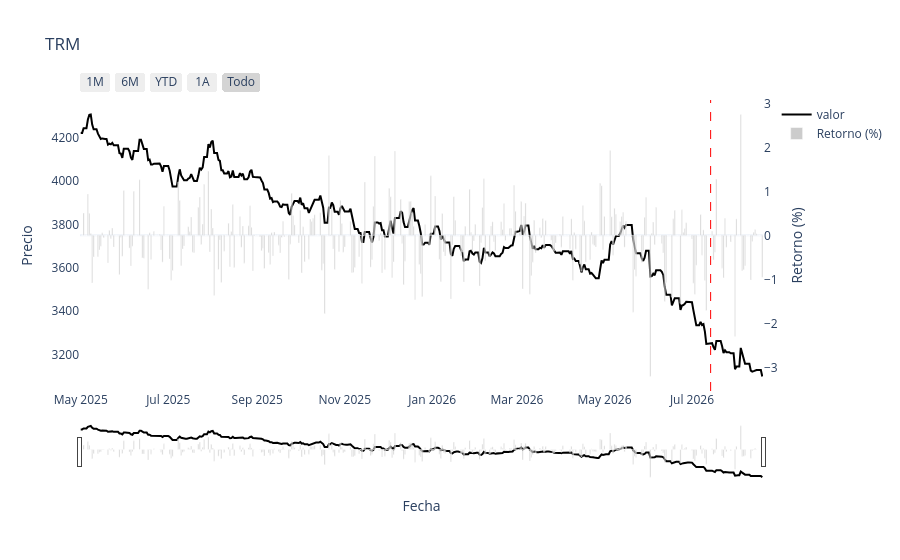

Notebook code cell kept with this figure:
### Code cell
plotly_oneplot(TRM[TRM["fecha"]>="2025-05-01"], "fecha", "valor", "TRM", color_in="black", date_marker = pd.to_datetime("2026-07-14"))

### Figure 1 — Plotly figure (JSON) as saved in the notebook; plotly's stock layout.template omitted (floating-point values rounded to 4 significant figures; data arrays with more than 128 entries replaced by an {"elided": "..."} marker saying what was removed)
{"data": [{"line": {"color": "black", "dash": "solid"}, "mode": "lines", "name": "valor", "type": "scatter", "x": {"elided": "476 str values"}, "y": {"elided": "476 float values"}}, {"marker": {"color": "rgba(128, 128, 128, 0.4)"}, "name": "Retorno (%)", "type": "bar", "x": {"elided": "476 str values"}, "y": {"elided": "476 float values"}, "yaxis": "y2"}], "layout": {"hovermode": "x unified", "shapes": [{"line": {"color": "red", "dash": "dash", "width": 1}, "type": "line", "x0": "2026-07-14T00:00:00", "x1": "2026-07-14T00:00:00", "xref": "x", "y0": 0, "y1": 1, "yref": "y domain"}], "title": {"text": "TRM"}, "xaxis": {"rangeselector": {"buttons": [{"count": 1, "label": "1M", "step": "month", "stepmode": "backward"}, {"count": 6, "label": "6M", "step": "month", "stepmode": "backward"}, {"count": 1, "label": "YTD", "step": "year", "stepmode": "todate"}, {"count": 1, "label": "1A", "step": "year", "stepmode": "backward"}, {"label": "Todo", "step": "all"}]}, "rangeslider": {"visible": true}, "title": {"text": "Fecha"}, "type": "date"}, "yaxis": {"autorange": true, "fixedrange": false, "showgrid": false, "title": {"text": "Precio"}}, "yaxis2": {"autorange": true, "fixedrange": false, "overlaying": "y", "showgrid": false, "side": "right", "title": {"text": "Retorno (%)"}, "zeroline": true}}}
